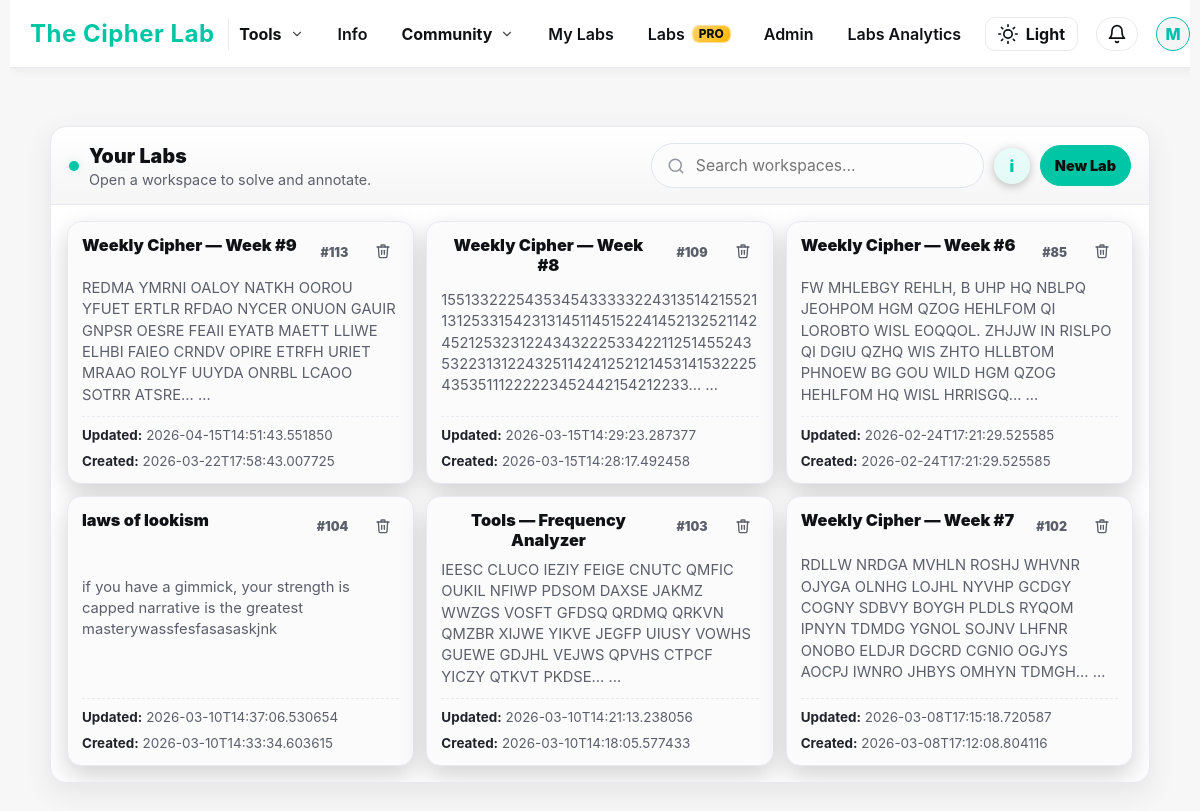
The app's page /workspaces (signed in), older data.
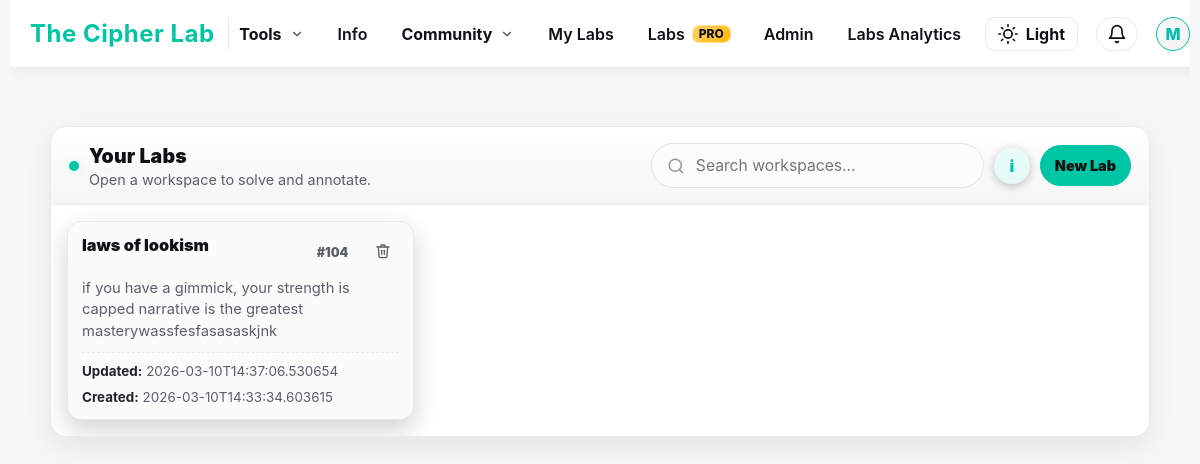
The same page, newer data.
### tables this page shows
CREATE TABLE users (
    id INTEGER PRIMARY KEY AUTOINCREMENT,
    username TEXT UNIQUE NOT NULL,
    email TEXT UNIQUE NOT NULL,
    password_hash TEXT NOT NULL,
    is_admin INTEGER NOT NULL DEFAULT 0,
    created_at TEXT NOT NULL,
    banned INTEGER DEFAULT 0
, has_posted INTEGER NOT NULL DEFAULT 0, labs_info_seen INTEGER NOT NULL DEFAULT 0, is_pro INTEGER DEFAULT 0, stripe_customer_id TEXT, pro_since TEXT, stripe_subscription_id TEXT, pro_until TEXT, pro_current_period_end TEXT, pro_cancel_at_period_end INTEGER NOT NULL DEFAULT 0, labs_tour_seen INTEGER NOT NULL DEFAULT 0, google_sub TEXT, avatar_url TEXT, auth_provider TEXT NOT NULL DEFAULT 'local', needs_password INTEGER NOT NULL DEFAULT 0, needs_username INTEGER NOT NULL DEFAULT 0);

CREATE TABLE workspaces (
  id INTEGER PRIMARY KEY AUTOINCREMENT,
  owner_id INTEGER NOT NULL,
  title TEXT NOT NULL DEFAULT 'Untitled Workspace',
  cipher_text TEXT NOT NULL DEFAULT '',
  notes TEXT NOT NULL DEFAULT '',
  cipher_image_filename TEXT,
  created_at TEXT NOT NULL DEFAULT CURRENT_TIMESTAMP,
  updated_at TEXT NOT NULL DEFAULT CURRENT_TIMESTAMP, order_index INTEGER NOT NULL DEFAULT 0, share_token TEXT, is_shared INTEGER NOT NULL DEFAULT 0, last_edited_by INTEGER,
  FOREIGN KEY(owner_id) REFERENCES users(id)
);

### app.py (the view, shortened to what this page needs)
@app.route("/workspaces", methods=["GET"], endpoint="workspace_list")
def workspace_list():
    user = current_user()
    conn = get_db()
    fresh_user = conn.execute(
        "SELECT * FROM users WHERE id=? LIMIT 1",
        (user["id"],)
    ).fetchone()
    viewer_is_pro = is_pro(fresh_user) if fresh_user else is_pro(user)
    rows = conn.execute("""
        SELECT
            w.id, w.title, w.cipher_text, w.notes, w.cipher_image_filename,
            w.created_at, w.updated_at,
            CASE WHEN w.owner_id=? THEN 1 ELSE 0 END AS is_owner
        FROM workspaces w
        WHERE w.owner_id=?
           OR EXISTS (
             SELECT 1 FROM workspace_collaborators wc
             WHERE wc.workspace_id=w.id AND wc.user_id=?
           )
        ORDER BY is_owner DESC, w.order_index ASC, datetime(w.updated_at) DESC
    """, (user["id"], user["id"], user["id"])).fetchall()
    conn.close()
    return render_template(
        "workspace_list.html",
        user=user,
        workspaces=[dict(r) for r in rows],
        viewer_is_pro=viewer_is_pro,
        free_max_labs=FREE_MAX_LABS,
    )

### templates/workspace_list.html (shortened to what this page needs)
<!DOCTYPE html>
<html lang="en" data-theme="dark">
<head>
  <link rel="stylesheet" href="{{ url_for('static', filename='style.css') }}">
</head>
<body>
  {% include 'base_nav.html' %}
  <main class="wl-shell">
    <section class="wl-card" aria-label="Workspaces list">
      <header class="wl-top">
        <div class="wl-titlewrap">
          <span class="wl-dot" aria-hidden="true"></span>
          <div style="min-width:0;">
            <h1 class="wl-title">Your Labs</h1>
            <div class="wl-sub">Open a workspace to solve and annotate.</div>
          </div>
        </div>
        <div class="wl-actions">
          <div class="search">
            <input id="ws-search" type="text" placeholder="Search workspaces…" autocomplete="off" />
          </div>
          <button
            class="info-btn {% if user and (not user.get('labs_info_seen')) %}pulse{% endif %}"
            id="info-open"
            type="button"
            aria-label="About Labs"
            data-user="{{ 1 if user else 0 }}"
            data-seen="{{ 1 if (user and user.get('labs_info_seen')) else 0 }}"
          >i</button>
          {% if user %}
            <a class="btn" href="{{ url_for('workspace_new') }}" id="new-lab-btn">New Lab</a>
          {% else %}
            <a class="btn" href="{{ url_for('login', next=request.path) }}">Log in to create a Lab</a>
          {% endif %}
        </div>
      </header>
      <div class="wl-body">
        {% if not user %}
          <div class="empty">
            <b>Labs are private.</b><br><br>
            Click the <b>i</b> button above to learn what Labs are.<br>
             <a class="personal" href="{{ url_for('login', next=request.path) }}">Log in</a> to create and manage your Labs.<br><br>
          </div>
        {% else %}
          {% if workspaces|length == 0 %}
            <div class="empty">
              No Lab yet.<br><br>
              <a class="btn" href="{{ url_for('workspace_new') }}" id="create-first-lab">Create your first Lab</a>
            </div>
          {% else %}
            <div class="grid" id="ws-grid">
              {% set ns = namespace(owned_seen=0) %}
              {% for w in workspaces %}
                {% set is_owner = (w.is_owner == 1) %}
                {% if is_owner %}{% set ns.owned_seen = ns.owned_seen + 1 %}{% endif %}
                {% set is_locked = (not viewer_is_pro) and is_owner and (ns.owned_seen > (free_max_labs or 3)) %}
                {% if is_locked %}
                  <div
                    class="ws-card locked"
                    draggable="false"
                    data-id="{{ w.id }}"
                    data-locked="1"
                    data-title="{{ (w.title or 'Untitled Workspace')|lower }}"
                    data-snippet="{{ ((w.cipher_text or w.notes or '')[:160])|lower }}"
                    title="Locked — upgrade to Labs Pro to unlock"
                    aria-disabled="true"
                  >
                {% else %}
                  <a
                    class="ws-card"
                    draggable="true"
                    data-id="{{ w.id }}"
                    href="{{ url_for('workspace_view', ws_id=w.id) }}"
                    data-title="{{ (w.title or 'Untitled Workspace')|lower }}"
                    data-snippet="{{ ((w.cipher_text or w.notes or '')[:160])|lower }}"
                  >
                {% endif %}
                  <div class="ws-head">
                    <h2 class="ws-name">{{ w.title or "Untitled Workspace" }}</h2>
                    <div style="display:flex;gap:8px;align-items:center;">
                      <span class="ws-chip">#{{ w.id }}</span>
                      <button
                        class="ws-delete"
                        data-id="{{ w.id }}"
                        type="button"
                        title="Delete workspace"
                        aria-label="Delete workspace"
                      >
                      </button>
                    </div>
                  </div>
                  <p class="ws-snippet">
                    {% set preview = (w.cipher_text or w.notes or "") %}
                    {{ preview | striptags | truncate(180, True, "…") }}
{% if preview|length > 180 %}…{% endif %}
                  </p>
                  <div class="ws-meta">
                    <div><b>Updated:</b> {{ w.updated_at or "—" }}</div>
                    <div><b>Created:</b> {{ w.created_at or "—" }}</div>
                  </div>
                {% if is_locked %}
                  </div>
                {% else %}
                  </a>
                {% endif %}
              {% endfor %}
            </div>
          {% endif %}
        {% endif %}
      </div>
    </section>
  </main>
</body>
</html>

### templates/base_nav.html (shortened to what this page needs)
<nav class="navbar">
  {% set setup_needed = setup_needed_global|default(false) %}
  <div class="nav-left">
    <a href="{{ url_for('index') }}" class="nav-logo">The Cipher Lab</a>
  </div>
  <ul class="nav-items" id="nav-menu">
    <li class="nav-dd" data-dd="tools">
      <button class="nav-dd-trigger" type="button" aria-expanded="false">
        Tools
        <span class="nav-dd-caret" aria-hidden="true">
          <svg viewBox="0 0 24 24" fill="none" stroke="currentColor" stroke-width="2"
               stroke-linecap="round" stroke-linejoin="round">
            <polyline points="6 9 12 15 18 9"></polyline>
          </svg>
        </span>
      </button>
    </li>
    <li class="d-only"><a class="nav-link" href="{{ url_for('info_page') }}">Info</a></li>
    <li class="nav-dd" data-dd="community">
      <button class="nav-dd-trigger" type="button" aria-expanded="false">
        Community
        <span class="nav-dd-caret" aria-hidden="true">
          <svg viewBox="0 0 24 24" fill="none" stroke="currentColor" stroke-width="2"
               stroke-linecap="round" stroke-linejoin="round">
            <polyline points="6 9 12 15 18 9"></polyline>
          </svg>
        </span>
      </button>
    </li>
    <li class="d-only"><a class="nav-link" href="{{ url_for('workspace_list') }}">My Labs</a></li>
    <li class="d-only">
      <a class="nav-link" href="{{ url_for('labs_pro_page') }}">
        Labs <span class="pro-badge">PRO</span>
      </a>
    </li>
    {% if user and user.is_admin %}
      <li class="d-only"><a class="nav-link" href="{{ url_for('admin_dashboard') }}">Admin</a></li>
      <li class="d-only"><a class="nav-link" href="{{ url_for('admin_labs_analytics') }}">Labs Analytics</a></li>
    {% endif %}
  </ul>
  <div class="nav-right">
    <button id="theme-toggle" aria-label="Toggle theme" title="Toggle theme">
      <svg id="theme-icon" xmlns="http://www.w3.org/2000/svg" width="20" height="20"
           viewBox="0 0 24 24" fill="none" stroke="currentColor"
           stroke-width="2" stroke-linecap="round" stroke-linejoin="round"></svg>
      <span id="theme-toggle-text">Dark</span>
    </button>
    {% if user %}
      <div class="notif-wrapper">
        <button id="notif-btn" class="notif-btn" aria-label="Notifications" title="Notifications">
          <svg id="notif-icon" xmlns="http://www.w3.org/2000/svg" width="20" height="20"
               viewBox="0 0 24 24" fill="none" stroke="currentColor"
               stroke-width="2" stroke-linecap="round" stroke-linejoin="round">
            <path d="M18 8a6 6 0 0 0-12 0c0 7-3 9-3 9h18s-3-2-3-9"></path>
            <path d="M13.73 21a2 2 0 0 1-3.46 0"></path>
          </svg>
        </button>
      </div>
      <div class="profile-dropdown" id="profile-dd">
        <button class="profile-btn" id="profile-btn" aria-label="Profile menu" aria-expanded="false">
          <div class="avatar{% if setup_needed %} setup-pulse{% endif %}">{{ user['username'][0].upper() }}</div>
        </button>
      </div>
    {% endif %}
  </div>
</nav>

Row changes from the older to the newer data that the page shows:
removed workspaces: title "Weekly Cipher — Week #9", id "113", cipher_text "REDMA YMRNI OALOY NATKH OOROU YFUET ERTLR RFDAO NYCER ONUON GAUIR GNPSR OESRE FEAII EYATB MAETT LLIWE ELHBI FAIEO CRNDV OPIRE ETRFH URIET MRAAO ROLYF UUYDA ONRBL LCAOO SOTRR ATSRE…", updated_at "2026-04-15T14:51:43.551850", created_at "2026-03-22T17:58:43.007725"
removed workspaces: title "Weekly Cipher — Week #8", id "109", cipher_text "15513322254353454333332243135142155211312533154231314511451522414521325211424521253231224343222533422112514552435322313122432511424125212145314153222543535111222223452442154212233…", updated_at "2026-03-15T14:29:23.287377", created_at "2026-03-15T14:28:17.492458"
removed workspaces: title "Weekly Cipher — Week #6", id "85", cipher_text "FW MHLEBGY REHLH, B UHP HQ NBLPQ JEOHPOM HGM QZOG HEHLFOM QI LOROBTO WISL EOQQOL. ZHJJW IN RISLPO QI DGIU QZHQ WIS ZHTO HLLBTOM PHNOEW BG GOU WILD HGM QZOG HEHLFOM HQ WISL HRRISGQ…", updated_at "2026-02-24T17:21:29.525585", created_at "2026-02-24T17:21:29.525585"
removed workspaces: title "Tools — Frequency Analyzer", id "103", cipher_text "IEESC CLUCO IEZIY FEIGE CNUTC QMFIC OUKIL NFIWP PDSOM DAXSE JAKMZ WWZGS VOSFT GFDSQ QRDMQ QRKVN QMZBR XIJWE YIKVE JEGFP UIUSY VOWHS GUEWE GDJHL VEJWS QPVHS CTPCF YICZY QTKVT PKDSE…", updated_at "2026-03-10T14:21:13.238056", created_at "2026-03-10T14:18:05.577433"
removed workspaces: title "Weekly Cipher — Week #7", id "102", cipher_text "RDLLW NRDGA MVHLN ROSHJ WHVNR OJYGA OLNHG LOJHL NYVHP GCDGY COGNY SDBVY BOYGH PLDLS RYQOM IPNYN TDMDG YGNOL SOJNV LHFNR ONOBO ELDJR DGCRD CGNIO OGJYS AOCPJ IWNRO JHBYS OMHYN TDMGH…", updated_at "2026-03-08T17:15:18.720587", created_at "2026-03-08T17:12:08.804116"
